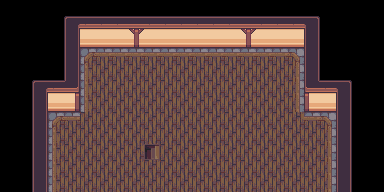

This is a level from a 2D game, rendered from its Tiled map with the project's own tilesets. A one-line summary and the map file follow, with tile-layer data summarised:
An orthogonal 24x12 tile map with 16x16 px tiles, 4 tile layers (Tile Layer 1, Tile Layer 2, Tile Layer 3, Above Player), 3 tilesets and 9 objects (7x collision, 2x event).

<map version="1.10" tiledversion="1.11.0" orientation="orthogonal" renderorder="right-down" compressionlevel="0" width="24" height="12" tilewidth="16" tileheight="16" infinite="0" nextlayerid="7" nextobjectid="20">
 <properties>
  <property name="edges" value="clamped" />
  <property name="inside" type="bool" value="true" />
  <property name="map_type" value="dungeon" />
  <property name="scenario" value="xero" />
  <property name="slug" value="dojo3" />
 </properties>
 <tileset firstgid="1" source="../gfx/tilesets/core_indoor_floors.tsx" />
 <tileset firstgid="3865" source="../gfx/tilesets/core_indoor_stairs.tsx" />
 <tileset firstgid="6835" source="../gfx/tilesets/core_indoor_walls.tsx" />
 <layer id="1" name="Tile Layer 1" width="24" height="12">
  <data>[288 cells, 81 non-empty, 8 distinct tile ids]</data>
 </layer>
 <layer id="2" name="Tile Layer 2" width="24" height="12">
  <data>[288 cells, 169 non-empty, 15 distinct tile ids]</data>
 </layer>
 <layer id="3" name="Tile Layer 3" width="24" height="12">
  <data>[288 cells, 0 non-empty, 0 distinct tile ids]</data>
 </layer>
 <layer id="4" name="Above Player" width="24" height="12">
  <data>[288 cells, 0 non-empty, 0 distinct tile ids]</data>
 </layer>
 <objectgroup color="#ffff00" id="4" name="Events">
  <object id="9" name="Play Music" type="event" x="0" y="16" width="16" height="16">
   <properties>
    <property name="act10" value="play_music music_dojo_theme" />
    <property name="cond10" value="not music_playing music_dojo_theme" />
   </properties>
  </object>
  <object id="10" name="Teleport to Lower Floor" type="event" x="144" y="144" width="16" height="16">
   <properties>
    <property name="act10" value="transition_teleport player,dojo2.tmx,13,9,0.3" />
    <property name="act20" value="char_face player,left" />
    <property name="cond10" value="is char_at player" />
    <property name="cond20" value="is char_facing player,left" />
   </properties>
  </object>
 </objectgroup>
 <objectgroup color="#ff0000" id="5" name="Collisions">
  <object id="1" type="collision" x="32" y="80" width="16" height="112" />
  <object id="2" type="collision" x="48" y="80" width="32" height="32" />
  <object id="3" type="collision" x="64" y="16" width="16" height="64" />
  <object id="4" type="collision" x="80" y="16" width="224" height="32" />
  <object id="5" type="collision" x="304" y="16" width="16" height="64" />
  <object id="6" type="collision" x="304" y="80" width="32" height="32" />
  <object id="7" type="collision" x="336" y="80" width="16" height="112" />
 </objectgroup>
</map>
